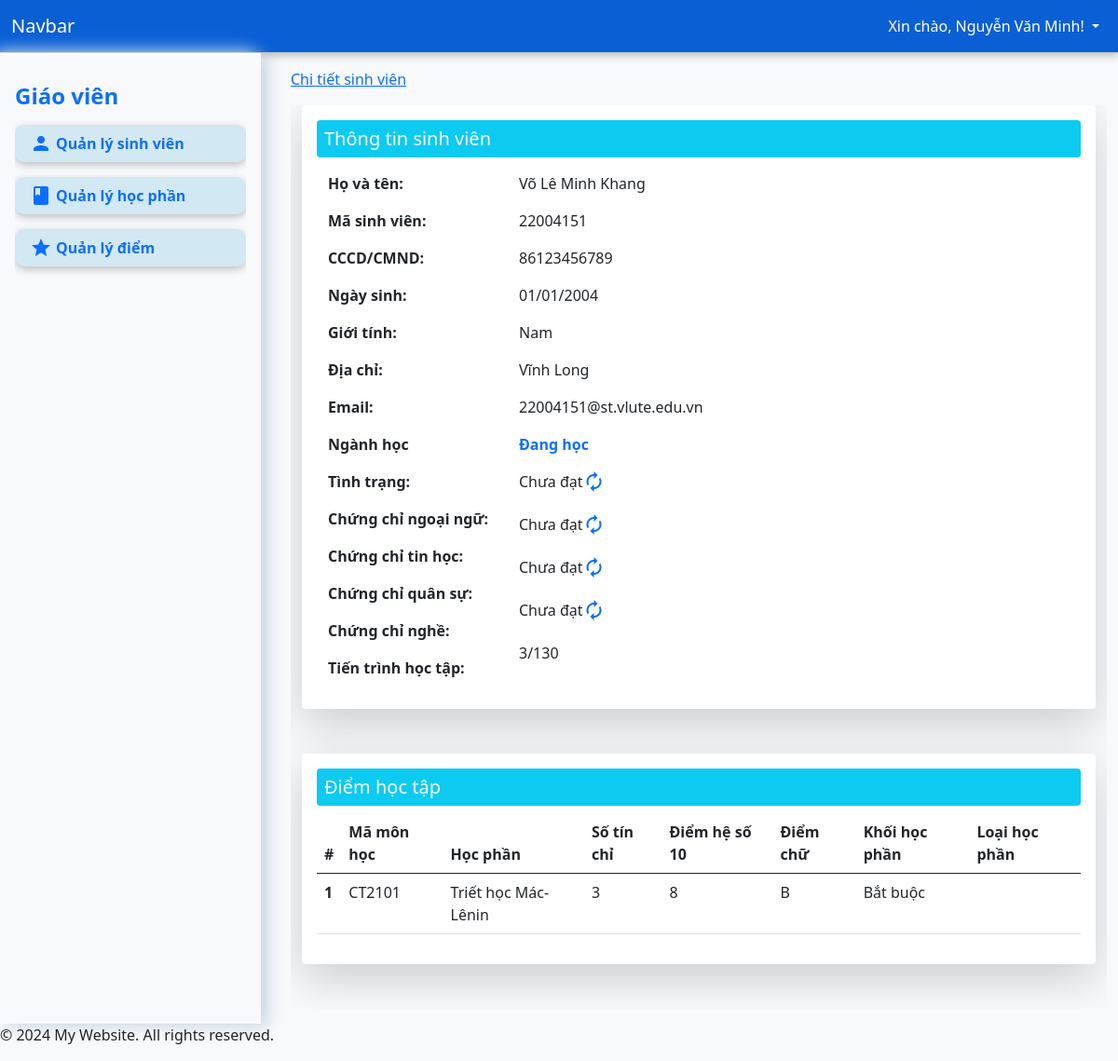
The app's page /?page=detail&student_code=22004151 (signed in), older data.
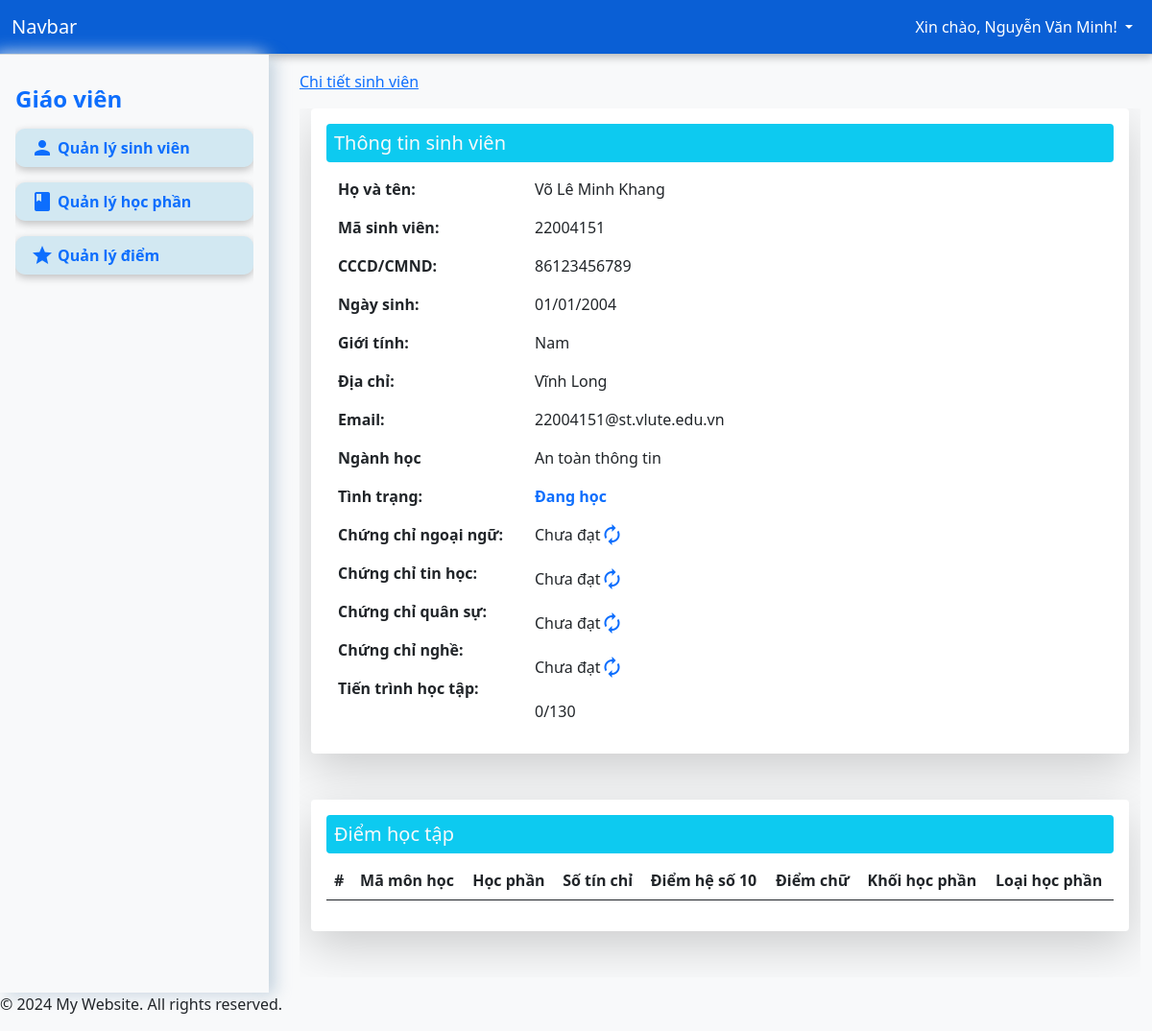
The same page, newer data.
### tables this page shows
CREATE TABLE `grades` (
  `id` int(11) NOT NULL,
  `student_code` varchar(50) NOT NULL,
  `grade` longtext NOT NULL,
  `language` enum('Đạt','Chưa đạt') DEFAULT 'Chưa đạt',
  `infomatic` enum('Đạt','Chưa đạt') DEFAULT 'Chưa đạt',
  `military` enum('Đạt','Chưa đạt') DEFAULT 'Chưa đạt',
  `practising` enum('Đạt','Chưa đạt') DEFAULT 'Chưa đạt',
  `created_at` datetime DEFAULT current_timestamp()
);

CREATE TABLE `students` (
  `id` int(11) NOT NULL,
  `student_code` varchar(50) NOT NULL,
  `full_name` varchar(255) NOT NULL,
  `identity` varchar(255) NOT NULL,
  `dob` date DEFAULT NULL,
  `gender` enum('Nam','Nữ','Khác') NOT NULL DEFAULT 'Nam',
  `address` varchar(255) NOT NULL,
  `email` varchar(255) DEFAULT NULL,
  `major` varchar(50) NOT NULL,
  `status` enum('Đang học','Tạm dừng học','Đã tốt nghiệp','Nghỉ học','Buộc thôi học') DEFAULT 'Đang học',
  `created_at` datetime DEFAULT current_timestamp()
);

CREATE TABLE `courses` (
  `id` int(11) NOT NULL,
  `course_code` varchar(50) NOT NULL,
  `course_name` varchar(255) NOT NULL,
  `credits` int(11) NOT NULL,
  `optional` enum('Bắt buộc','Tự chọn') DEFAULT 'Bắt buộc',
  `accumulation` enum('Tích lũy','Không tích lũy') DEFAULT 'Tích lũy',
  `pre_course` varchar(50) DEFAULT NULL
);

CREATE TABLE `majors` (
  `id` int(11) NOT NULL,
  `major_code` varchar(50) NOT NULL,
  `major_name` varchar(255) NOT NULL,
  `courses` text DEFAULT NULL
);

### app/controller/DetailController.php (called while the page is built, shortened)
<?php
class DetailController
{
    private $conn;
    public function __construct($conn)
    {
        $this->conn = $conn;
    }
    function index($student_code)
    {
        $student_code = mysqli_real_escape_string($this->conn, $student_code);
        $query = "
    SELECT
        s.*,
        g.grade AS grades,
        g.language as language,
        g.infomatic as infomatic,
        g.military as military,
        g.practising as practising
    FROM students s
    LEFT JOIN grades g ON s.student_code = g.student_code
    WHERE s.student_code = '$student_code'
    ";
        $result = mysqli_query($this->conn, $query);
        $row = mysqli_fetch_assoc($result);
        $grades = $row['grades'] ? json_decode($row['grades'], true) : [];
        $valid_course_codes = [];
        foreach ($grades as $course_code => $grade) {
            if (!is_null($grade) && $grade !== '') {
                $valid_course_codes[] = $course_code;
            }
        }
        $total_credits = 0;
        if (!empty($valid_course_codes)) {
            $course_codes_list = "'" . implode("','", $valid_course_codes) . "'";
            $total_credits_query = "
            SELECT SUM(credits) as total_credits
            FROM courses
            WHERE course_code IN ($course_codes_list)
        ";
            $credits_result = mysqli_query($this->conn, $total_credits_query);
            $credits_row = mysqli_fetch_assoc($credits_result);
            $total_credits = $credits_row['total_credits'] ?? 0;
        }
        $grade_courses_count = count($valid_course_codes);
        $courses_query = "SELECT COUNT(*) as total_courses FROM courses";
        $courses_result = mysqli_query($this->conn, $courses_query);
        $courses_row = mysqli_fetch_assoc($courses_result);
        $total_courses_count = $courses_row['total_courses'];
        $row['grade_courses_count'] = $grade_courses_count;
        $row['total_courses_count'] = $total_courses_count;
        $row['grade_course_credits'] = $total_credits;
        $course_grade = [];
        foreach ($grades as $course_code => $grade) {
            $course_query = "SELECT course_name, credits, optional, accumulation FROM courses WHERE course_code = '$course_code'";
            $course_result = mysqli_query($this->conn, $course_query);
            $course_row = mysqli_fetch_assoc($course_result);
            if ($course_row) {
                $course_grade[] = [
                    'course_code' => $course_code,
                    'course_name' => $course_row['course_name'],
                    'credits' => !empty($course_row['credits']) ? $course_row['credits'] : 0,
                    'grade' => !empty($grade) ? $grade : 'Chưa có điểm',
                    'optional' => isset($course_row['optional']) ? $course_row['optional'] : 0,
                    'accumulation' => isset($course_row['accumulation']) ? $course_row['accumulation'] : 0,
                ];
            }
        }
        $row['course_grades'] = $course_grade;
        return $row;
    }
}

### app/views/pages/detail.php (the view)
<?php
require_once "/xampp/htdocs/app/controller/DetailController.php";
$detailController = new DetailController($conn);
$student_code = $_GET['student_code'];
$students = $detailController->index($student_code);
?>
<nav aria-label="Page navigation">
    <div class="container overflow-hidden">
        <div class="row shadow-lg p-3 mb-5 bg-body rounded">
            <h5 class="bg-info p-2 text-light rounded">Thông tin sinh viên</h5>
            <div class="col-6 col-md-3 mt-2">
                <p class="fw-bold">Họ và tên:</p>
                <p class="fw-bold">Mã sinh viên:</p>
                <p class="fw-bold">CCCD/CMND:</p>
                <p class="fw-bold">Ngày sinh:</p>
                <p class="fw-bold">Giới tính:</p>
                <p class="fw-bold">Địa chỉ:</p>
                <p class="fw-bold">Email:</p>
                <p class="fw-bold">Ngành học</p>
                <p class="fw-bold">Tình trạng:</p>
                <p class="fw-bold">Chứng chỉ ngoại ngữ:</p>
                <p class="fw-bold">Chứng chỉ tin học:</p>
                <p class="fw-bold">Chứng chỉ quân sự:</p>
                <p class="fw-bold">Chứng chỉ nghề:</p>
                <p class="fw-bold">Tiến trình học tập:</p>
            </div>
            <div class="col-6 col-md-9 mt-2">
                <p><?php echo $students['full_name']; ?></p>
                <p><?php echo $students['student_code']; ?></p>
                <p><?php echo $students['identity']; ?></p>
                <p><?php
                    $dob = $students['dob'];
                    $formatted_dob = DateTime::createFromFormat('Y-m-d', $dob)->format('d/m/Y');
                    echo $formatted_dob; ?>
                </p>
                <p><?php echo $students['gender']; ?></p>
                <p><?php echo $students['address']; ?></p>
                <p><?php echo $students['email']; ?></p>
                <p>
                    <?php
                    $major_code = $students['major'];
                    $query = "Select major_name from majors where major_code = '$major_code'";
                    $result = mysqli_query($conn, $query);
                    if ($result && mysqli_num_rows($result) > 0) {
                        $row = mysqli_fetch_assoc($result);
                        echo $row['major_name'];
                    } else {
                        echo "";
                    }
                    ?>
                </p>
                <p class="<?php
                            if ($students['status'] == 'Đã tốt nghiệp') {
                                echo 'text-success';
                            } else if ($students['status'] == 'Thôi học  ') {
                                echo 'text-danger';
                            } else {
                                echo 'text-primary';
                            }
                            ?> fw-bold"><?php echo $students['status'] ?></p>
                <p class="d-flex">
                    <?php echo isset($students['language']) ? $students['language'] : "Chưa đạt"; ?>
                    <a type="button" href="/app/controller/GraduateController.php?cert=language&student_code=<?php echo $students['student_code']; ?>&status=<?php echo $students['language']; ?>"><i class="material-icons">autorenew</i></a>
                </p>
                <p class="d-flex">
                    <?php echo isset($students['infomatic']) ? $students['infomatic'] : "Chưa đạt"; ?>
                    <a type="button" href="/app/controller/GraduateController.php?cert=infomatic&student_code=<?php echo $students['student_code']; ?>&status=<?php echo $students['infomatic']; ?>"><i class="material-icons">autorenew</i></a>
                </p>
                <p class="d-flex">
                    <?php echo isset($students['military']) ? $students['military'] : "Chưa đạt"; ?>
                    <a type="button" href="/app/controller/GraduateController.php?cert=military&student_code=<?php echo $students['student_code']; ?>&status=<?php echo $students['military']; ?>"><i class="material-icons">autorenew</i></a>
                </p>
                <p class="d-flex">
                    <?php echo isset($students['practising']) ? $students['practising'] : "Chưa đạt"; ?>
                    <a type="button" href="/app/controller/GraduateController.php?cert=practising&student_code=<?php echo $students['student_code']; ?>&status=<?php echo $students['practising']; ?>"><i class="material-icons">autorenew</i></a>
                </p>
                <p><?php echo $students['grade_course_credits'] . "/" . '130'; ?></p>
            </div>
        </div>
        <div class="row shadow-lg p-3 mb-5 bg-body rounded">
            <h5 class="bg-info p-2 text-light rounded">Điểm học tập</h5>
            <table class="table">
                <thead>
                    <tr>
                        <th scope="col">#</th>
                        <th scope="col">Mã môn học</th>
                        <th scope="col">Học phần</th>
                        <th scope="col">Số tín chỉ</th>
                        <th scope="col">Điểm hệ số 10</th>
                        <th scope="col">Điểm chữ</th>
                        <th scope="col">Khối học phần</th>
                        <th scope="col">Loại học phần</th>
                    </tr>
                </thead>
                <tbody>
                    <?php foreach ($students['course_grades'] as $index => $course_grade): ?>
                        <tr>
                            <th scope="row"><?php echo $index + 1; ?></th>
                            <td><?php echo htmlspecialchars($course_grade['course_code']); ?></td>
                            <td><?php echo htmlspecialchars($course_grade['course_name']); ?></td>
                            <td><?php echo htmlspecialchars($course_grade['credits']); ?></td>
                            <td><?php echo htmlspecialchars($course_grade['grade']); ?></td>
                            <td><?php
                                if ($course_grade['grade'] >= 9) {
                                    echo 'A';
                                } elseif ($course_grade['grade'] >= 8) {
                                    echo 'B';
                                } elseif ($course_grade['grade'] >= 6.5) {
                                    echo 'C';
                                } elseif ($course_grade['grade'] >= 5) {
                                    echo 'D';
                                } else {
                                    echo 'F';
                                }
                                ?>
                            </td>
                            <td><?php echo htmlspecialchars($course_grade['optional']); ?></td>
                            <td><?php echo htmlspecialchars($course_grade['accumulation']); ?></td>
                        </tr>
                    <?php endforeach; ?>
                </tbody>
            </table>
        </div>
    </div>
</nav>

Row changes from the older to the newer data that the page shows:
removed grades: students.full_name "Võ Lê Minh Khang", students.student_code "22004151", students.identity "86123456789", students.dob "01/01/2004", students.gender "Nam", students.address "Vĩnh Long", students.email "22004151@st.vlute.edu.vn", students.status "Đang học", language "Chưa đạt", infomatic "Chưa đạt", military "Chưa đạt", practising "Chưa đạt"
removed courses: course_code "CT2101", course_name "Triết học Mác-Lênin", credits "3", grade "8", optional "Bắt buộc"
added students: full_name "Võ Lê Minh Khang", student_code "22004151", identity "86123456789", dob "01/01/2004", gender "Nam", address "Vĩnh Long", email "22004151@st.vlute.edu.vn", status "Đang học"
added majors: major_name "An toàn thông tin"
Text that changed along with them:
$students['grade_course_credits']: "3" → "0"
text now shown: "Chưa đạt Chưa đạt Chưa đạt Chưa đạt"
